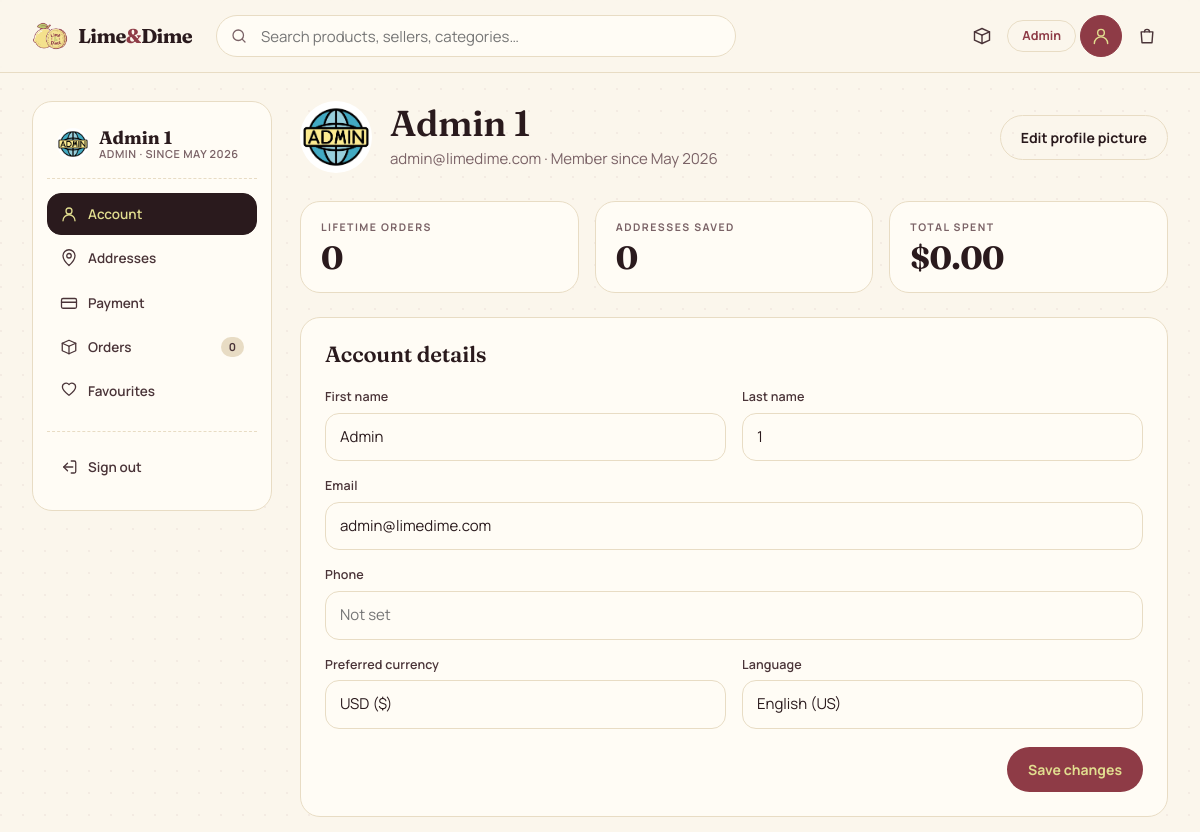
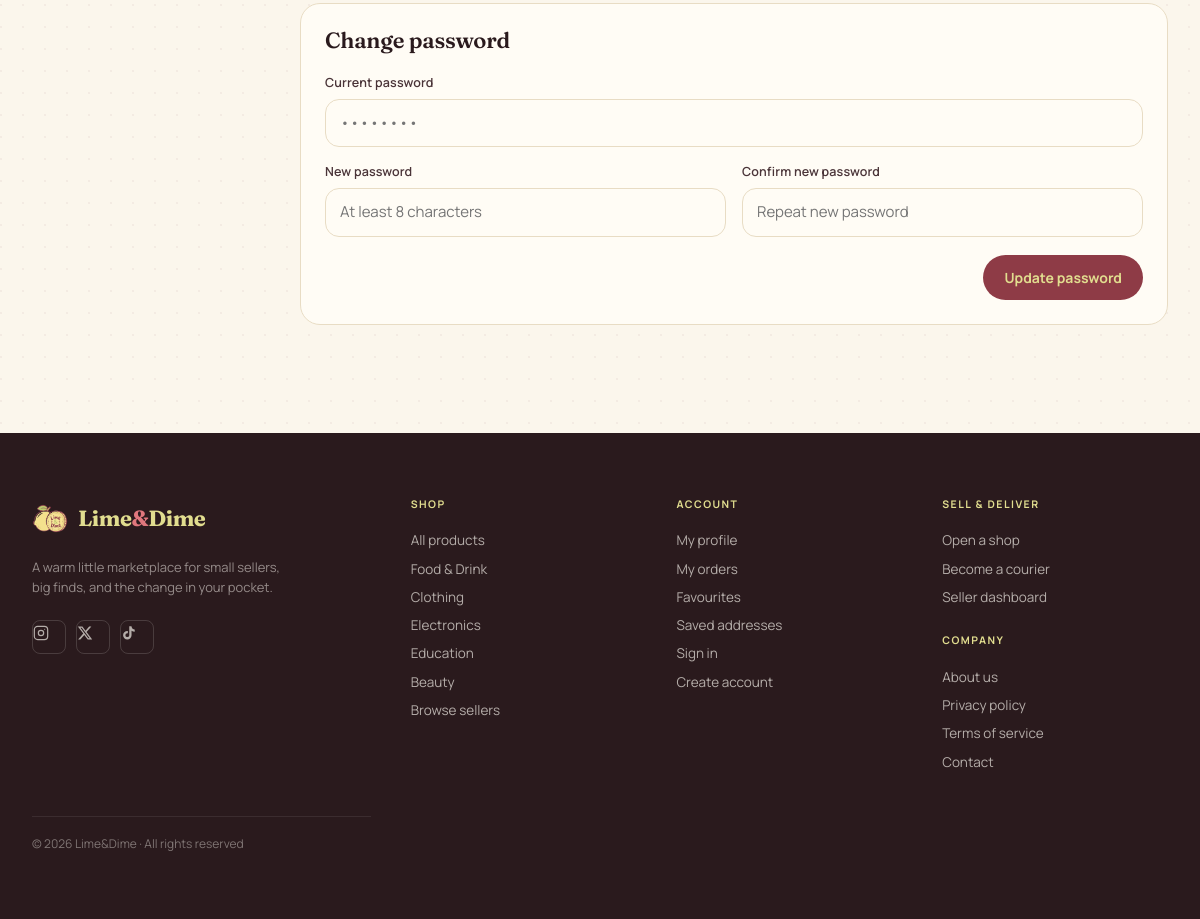
Screenshot of /profile.php (signed in) with the database file from the repository (2 pictures, top to bottom).
### tables this page shows
CREATE TABLE `users` (
  `id` int(10) UNSIGNED NOT NULL,
  `name` varchar(120) NOT NULL,
  `email` varchar(180) NOT NULL,
  `password` varchar(255) NOT NULL,
  `phone` varchar(30) DEFAULT NULL,
  `dob` date DEFAULT NULL,
  `city` varchar(100) DEFAULT NULL,
  `role` enum('customer','seller','courier','admin') NOT NULL DEFAULT 'customer',
  `status` enum('active','pending','suspended') NOT NULL DEFAULT 'active',
  `created_at` timestamp NOT NULL DEFAULT current_timestamp(),
  `avatar` varchar(200) DEFAULT NULL,
  `is_online` tinyint(1) DEFAULT 0
);

### _partials/session.php (called while the page is built, shortened)
<?php
function current_user() {
    return $_SESSION['user'] ?? null;
}

### _partials/data.php (called while the page is built, shortened)
<?php
include __DIR__ . '/connect.php';
include __DIR__ . '/session.php';
$ORDERS = [];
$u = current_user();
if ($u && $u['role'] === 'admin') {
    $au_result = mysqli_query($conn,
        'SELECT id, name, email, role, status,
                DATE_FORMAT(created_at, "%b %d") AS joined,
                (SELECT COUNT(*) FROM orders o WHERE o.customer_id = users.id) AS orders
         FROM users ORDER BY created_at DESC'
    );
}

### profile.php (the view, shortened to what this page needs)
<?php
include '_partials/data.php';
include '_partials/icons.php';
$u   = current_user();
$uid = (int)$u['id'];
$tab = $_GET['tab'] ?? 'account';
$name_parts  = explode(' ', $u['name'], 2);
$first_name  = $name_parts[0];
$last_name   = $name_parts[1] ?? '';
$initials    = strtoupper(mb_substr($first_name, 0, 1) . mb_substr($last_name, 0, 1));
$s = mysqli_query($conn, "SELECT created_at, phone, avatar FROM users WHERE id=$uid");
$user_row    = $s ? mysqli_fetch_assoc($s) : null;
$user_phone  = $user_row['phone']  ?? '';
$user_avatar = $user_row['avatar'] ?? null;
$member_since = $user_row ? date('M Y', strtotime($user_row['created_at'])) : '';
$order_count  = count($ORDERS);
$total_spent  = array_sum(array_column($ORDERS, 'total'));
$addresses = [];
include '_partials/header.php';
$sidebar_items = [
    ['id' => 'account',   'label' => 'Account',    'icon' => icon_user(18)],
    ['id' => 'addresses', 'label' => 'Addresses',  'icon' => icon_pin(18)],
    ['id' => 'payment',   'label' => 'Payment',    'icon' => icon_card(18)],
    ['id' => 'orders',    'label' => 'Orders',     'icon' => icon_package(18), 'count' => (string)$order_count, 'href' => '/limedime/orders.php'],
    ['id' => 'favorites', 'label' => 'Favourites', 'icon' => icon_heart(18)],
];
?>
<div class="container">
  <div class="sidebar-layout">
    <aside class="sidebar">
      <div class="sidebar-brand">
        <?php if ($user_avatar): ?>
          <img src="/limedime/assets/img/avatars/<?= htmlspecialchars($user_avatar) ?>" style="width:32px;height:32px;border-radius:999px;object-fit:cover;flex-shrink:0;">
        <?php else: ?>
          <div style="width:32px;height:32px;border-radius:999px;background:var(--coral);display:flex;align-items:center;justify-content:center;font-size:13px;font-weight:700;color:var(--surface);flex-shrink:0;"><?= htmlspecialchars($initials) ?></div>
        <?php endif; ?>
        <div style="line-height:1.1;min-width:0;">
          <b style="display:block;overflow:hidden;text-overflow:ellipsis;white-space:nowrap;"><?= htmlspecialchars($u['name']) ?></b>
          <div class="role"><?= ucfirst($u['role']) ?><?= $member_since ? ' · since ' . $member_since : '' ?></div>
        </div>
      </div>
      <nav>
        <?php foreach ($sidebar_items as $item):
          $href = $item['href'] ?? '/limedime/profile.php?tab=' . $item['id'];
          $is_active = (!isset($item['href']) && $tab === $item['id']);
        ?>
          <a href="<?= $href ?>" class="side-link <?= $is_active ? 'active' : '' ?>">
            <?= $item['icon'] ?><span><?= $item['label'] ?></span>
            <?php if (isset($item['count'])): ?><span class="count"><?= $item['count'] ?></span><?php endif; ?>
          </a>
        <?php endforeach; ?>
      </nav>
      <div style="margin-top:18px;padding-top:14px;border-top:1px dashed var(--line);">
        <a href="/limedime/logout.php" class="side-link"><?= icon_logout(18) ?> <span>Sign out</span></a>
      </div>
    </aside>
    <main>
      <?php if ($tab === 'account'): ?>
        <div style="display:flex;align-items:center;gap:18px;margin-bottom:28px;">
          <?php if ($user_avatar): ?>
            <img src="/limedime/assets/img/avatars/<?= htmlspecialchars($user_avatar) ?>" style="width:72px;height:72px;border-radius:999px;object-fit:cover;flex-shrink:0;">
          <?php else: ?>
            <div class="seller-avatar" style="width:72px;height:72px;font-size:28px;margin-bottom:0;border-width:0;background:var(--coral);color:var(--surface);"><?= htmlspecialchars($initials) ?></div>
          <?php endif; ?>
          <div>
            <h1 class="h1" style="margin:0;font-size:36px;"><?= htmlspecialchars($u['name']) ?></h1>
            <p class="muted" style="margin:4px 0 0;"><?= htmlspecialchars($u['email']) ?><?= $member_since ? ' · Member since ' . $member_since : '' ?></p>
          </div>
          <form method="post" enctype="multipart/form-data" id="avatar-form" style="margin-left:auto;">
            <button type="button" class="btn btn-ghost" onclick="document.getElementById('avatar-input').click();">Edit profile picture</button>
          </form>
        </div>
        <div class="stat-grid" style="grid-template-columns:repeat(3,1fr);">
          <div class="stat">
            <div class="eyebrow">Lifetime orders</div>
            <div class="stat-val"><?= $order_count ?></div>
          </div>
          <div class="stat">
            <div class="eyebrow">Addresses saved</div>
            <div class="stat-val"><?= count($addresses) ?></div>
          </div>
          <div class="stat">
            <div class="eyebrow">Total spent</div>
            <div class="stat-val">$<?= number_format($total_spent, 2) ?></div>
          </div>
        </div>
        <div class="card" style="padding:24px;margin-top:24px;">
          <h3 class="h3" style="margin-top:0;">Account details</h3>
          <form method="post">
            <div style="display:grid;grid-template-columns:1fr 1fr;gap:16px;margin-top:16px;">
              <div class="field"><label>First name</label><input name="first_name" value="<?= htmlspecialchars($first_name) ?>" required></div>
              <div class="field"><label>Last name</label><input name="last_name" value="<?= htmlspecialchars($last_name) ?>"></div>
              <div class="field" style="grid-column:1/-1;"><label>Email</label><input type="email" name="email" value="<?= htmlspecialchars($u['email']) ?>" required></div>
              <div class="field" style="grid-column:1/-1;"><label>Phone</label><input name="phone" value="<?= htmlspecialchars($user_phone) ?>" placeholder="Not set"></div>
              <div class="field"><label>Preferred currency</label><input value="USD ($)" disabled></div>
              <div class="field"><label>Language</label><input value="English (US)" disabled></div>
            </div>
            <div style="display:flex;justify-content:flex-end;margin-top:18px;">
              <button type="submit" class="btn btn-primary">Save changes</button>
            </div>
          </form>
        </div>
        <div class="card" style="padding:24px;margin-top:18px;">
          <h3 class="h3" style="margin-top:0;">Change password</h3>
          <form method="post">
            <div style="display:grid;grid-template-columns:1fr 1fr;gap:16px;margin-top:16px;">
              <div class="field" style="grid-column:1/-1;"><label>Current password</label><input type="password" name="current_password" placeholder="••••••••" required></div>
              <div class="field"><label>New password</label><input type="password" name="new_password" placeholder="At least 8 characters" required minlength="8"></div>
              <div class="field"><label>Confirm new password</label><input type="password" name="confirm_password" placeholder="Repeat new password" required></div>
            </div>
            <div style="display:flex;justify-content:flex-end;margin-top:18px;">
              <button type="submit" class="btn btn-primary">Update password</button>
            </div>
          </form>
        </div>
      <?php endif; ?>
    </main>
  </div>
</div>
<?php include '_partials/footer.php'; ?>

### assets/css/styles.css (style rules this page uses)
:root { --wine: #8E3B46; --wine-deep: #6E2A34; --wine-soft: #B85B66; --lime: #E1DD8F; --lime-deep: #C8C36A; --lime-soft: #EEEAB5; --coral: #E0777D; --coral-deep: #C85A60; --coral-soft: #F0B0B4; --blue: #4C86A8; --blue-deep: #356A8A; --teal: #477890; --teal-deep: #345A6E; --bg: #FBF6EC; --bg-2: #F4ECDA; --surface: #FFFCF5; --surface-2: #FFF8E8; --ink: #2A1A1D; --ink-2: #4A3438; --ink-3: #7A6266; --ink-4: #A99294; --line: #E8DCC4; --line-soft: #F0E6D2; --cat-food: #E0777D; --cat-clothing: #8E3B46; --cat-electronics: #4C86A8; --cat-education: #477890; --cat-beauty: #C8A87A; --serif: 'Fraunces', Georgia, serif; --sans: 'Manrope', ui-sans-serif, system-ui, sans-serif; --r-sm: 8px; --r: 14px; --r-lg: 20px; --r-pill: 999px; --shadow-sm: 0 1px 2px rgba(50,20,25,.06); --shadow: 0 2px 8px rgba(50,20,25,.08), 0 1px 2px rgba(50,20,25,.04); --shadow-lg: 0 12px 32px rgba(50,20,25,.12), 0 2px 6px rgba(50,20,25,.06); }
* { box-sizing:border-box }
html,body { margin:0;padding:0 }
body { font-family:var(--sans); color:var(--ink); background:var(--bg); -webkit-font-smoothing:antialiased; text-rendering:optimizeLegibility; font-size:15px; line-height:1.5; }
a { color:inherit;text-decoration:none }
button { font:inherit;color:inherit;cursor:pointer }
input,select,textarea { font:inherit;color:inherit }
img { display:block;max-width:100% }
body::before { content:""; position:fixed;inset:0; background-image:radial-gradient(circle at 1px 1px,rgba(110,42,52,0.05) 1px,transparent 0); background-size:22px 22px; pointer-events:none; z-index:0; }
.h1,.h2,.h3,.h4,.display { font-family:var(--serif); font-weight:600; letter-spacing:-0.01em; line-height:1.1; color:var(--ink); }
.h1 { font-size:48px }
.h3 { font-size:22px }
.eyebrow { font-family:var(--sans); font-weight:700; font-size:11px; letter-spacing:0.14em; text-transform:uppercase; color:var(--ink-3); }
.muted { color:var(--ink-3) }
.container { width:100%;max-width:1320px;margin:0 auto;padding:0 32px }
.btn { display:inline-flex;align-items:center;justify-content:center;gap:8px; padding:11px 20px;font-weight:700;font-size:14px; border-radius:var(--r-pill);border:1px solid transparent; background:var(--ink);color:var(--lime); transition:transform .12s,box-shadow .12s,background .12s,opacity .12s; }
.btn-primary { background:var(--wine);color:var(--lime) }
.btn-ghost { background:transparent;color:var(--ink);border-color:var(--line) }
.card { background:var(--surface);border:1px solid var(--line); border-radius:var(--r-lg);overflow:hidden; transition:transform .15s,box-shadow .15s,border-color .15s; }
.field { display:flex;flex-direction:column;gap:6px }
.field label { font-size:12.5px;font-weight:600;color:var(--ink-2);letter-spacing:.01em }
.field input,.field select,.field textarea { width:100%;border:1px solid var(--line);background:var(--surface); border-radius:var(--r);padding:12px 14px;outline:none; transition:border-color .15s,box-shadow .15s; }
.sidebar-layout { display:grid;grid-template-columns:240px 1fr;gap:28px;min-height:calc(100vh - 72px - 56px);padding:28px 0 }
.sidebar { background:var(--surface);border:1px solid var(--line);border-radius:var(--r-lg);padding:22px 14px;align-self:start;position:sticky;top:88px }
.sidebar-brand { display:flex;align-items:center;gap:10px;padding:4px 10px 18px;border-bottom:1px dashed var(--line);margin-bottom:14px }
.sidebar-brand b { font-family:var(--serif);font-size:18px }
.sidebar-brand .role { font-size:11px;color:var(--ink-3);font-weight:600;letter-spacing:.05em;text-transform:uppercase }
.sidebar nav { display:flex;flex-direction:column;gap:2px }
.side-link { display:flex;align-items:center;gap:10px;padding:10px 12px; border-radius:var(--r);color:var(--ink-2);font-weight:600;font-size:13.5px; border:1px solid transparent;background:transparent;width:100%;text-align:left; text-decoration:none; }
.side-link.active { background:var(--ink);color:var(--lime);border-color:var(--ink) }
.side-link .count { margin-left:auto;background:var(--line);color:var(--ink-2);font-size:11px;padding:2px 8px;border-radius:999px;font-weight:700 }
.stat-grid { display:grid;grid-template-columns:repeat(4,1fr);gap:16px;margin-bottom:24px }
.stat { background:var(--surface);border:1px solid var(--line);border-radius:var(--r-lg);padding:18px 20px;position:relative;overflow:hidden }
.stat .eyebrow { font-size:10.5px;margin-bottom:6px }
.stat-val { font-family:var(--serif);font-size:32px;font-weight:700;color:var(--ink);letter-spacing:-0.02em;line-height:1 }

### rows the page displays
users: avatar (picture), name "Admin 1", role "ADMIN", created_at "MAY 2026", email "admin@limedime.com", created_at "May 2026", first_name "Admin", last_name "1"

### other values shown
$item['label'] "Account"
$item['label'] "Addresses"
$item['label'] "Payment"
$item['label'] "Orders"
$item['count'] "0"
$item['label'] "Favourites"
$order_count "0"
count($addresses) "0"
$total_spent "0.00"
